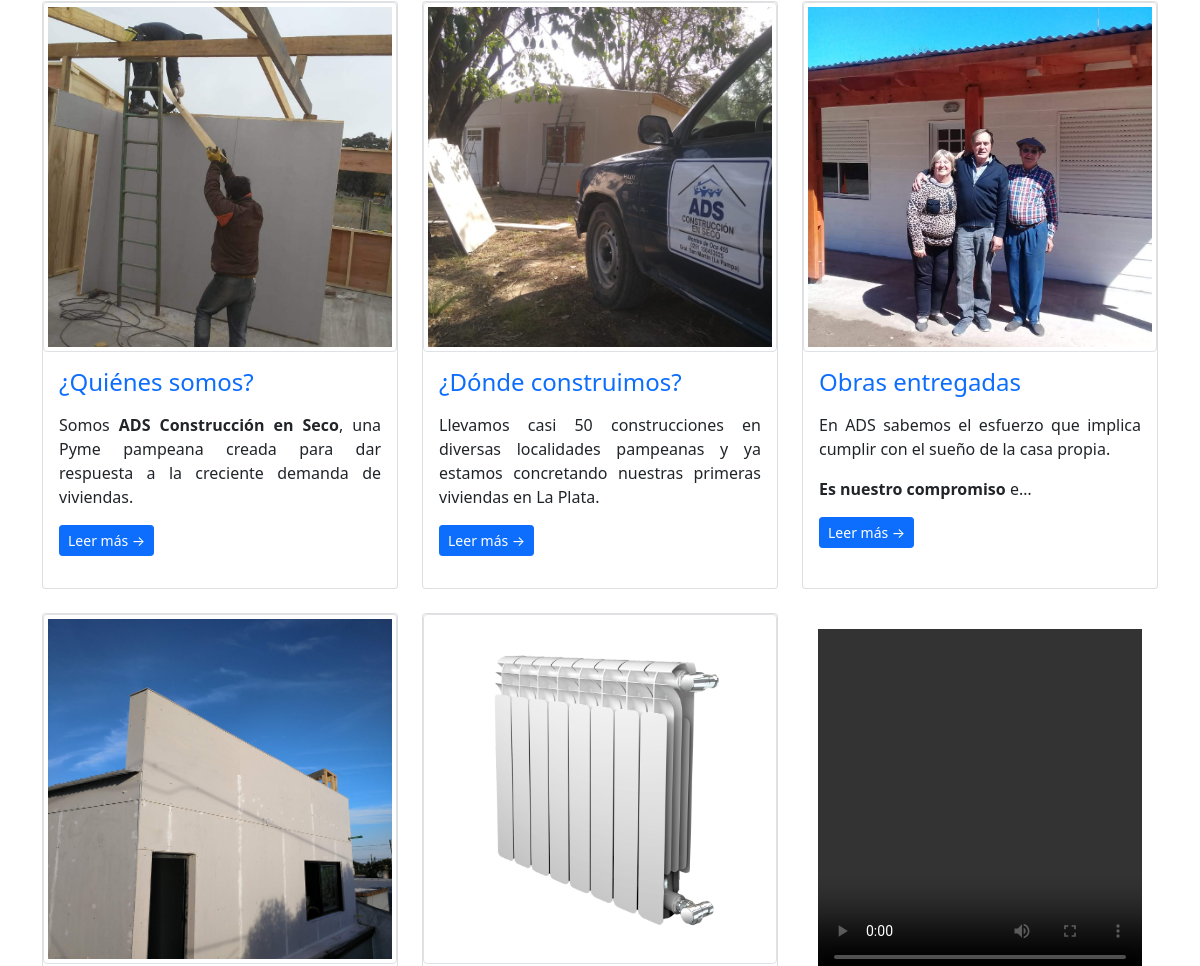
The app's page / (middle part), older data.
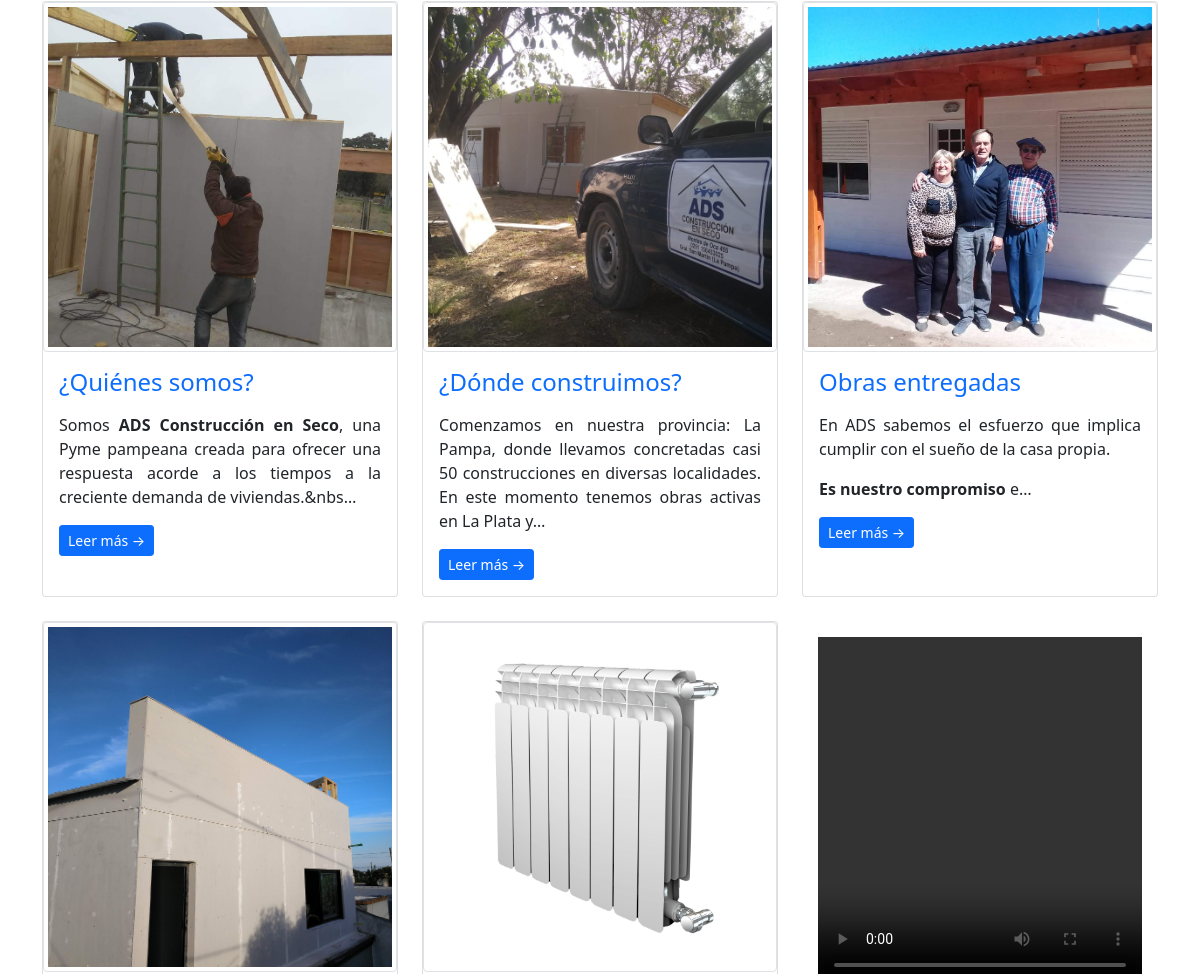
The same page, newer data.
### pages/models.py (models this page shows, shortened)
class Page(models.Model):
    title = models.CharField(max_length=60, verbose_name="Título")
    content = RichTextUploadingField(verbose_name="Contenido", blank=True)
    image = models.ImageField(verbose_name='Imagen', upload_to='images', blank=True, default=None)
    slug = models.SlugField(unique=True, max_length=150, verbose_name="URL amigable")
    order = models.IntegerField(default=0, verbose_name="Orden de página")
    dropdown_one = models.BooleanField(default=False, verbose_name="Menú desplegable uno")
    dropdown_two = models.BooleanField(default=False, verbose_name="Menú desplegable dos")
    gallery = models.BooleanField(default=False, verbose_name="¿Galería?")
    visible = models.BooleanField(verbose_name="¿Visible?")
    created_at = models.DateTimeField(auto_now_add=True, verbose_name="Creado el")
    updated_at = models.DateTimeField(auto_now=True, verbose_name="Actualizado el")
    class Meta:
        verbose_name = "Página"
        verbose_name_plural = "Páginas"

### adsApp/views.py (the view)
# urls.py: path('', views.index, name="index"),
def index(request):
    slider = Slider.objects.all().order_by('order')
    context  = {
        'slider' : slider
    }
    return render(request, 'index.html', context)

### pages/context_processors.py (called while the page is built)
def get_pages(request):
    pages = Page.objects.filter(visible=True).order_by('order').values_list('id', 'title', 'slug', 'dropdown_one', 'dropdown_two', 'content', 'image')
    return {
        'pages': pages
    }

def get_assides(request):
    assides = Asside.objects.values_list('id', 'header', 'title', 'content')
    return {
        'assides': assides
    }

def get_galleries(request):
    galleries = Gallery.objects.values_list('id', 'title', 'description', 'image')
    return {
        'galleries': galleries
    }

def get_galleriesImg(request):
    galleriesImg = GalleryImages.objects.values_list('id', 'image')
    return {
        'galleriesImg': galleriesImg
    }

def get_videos(request):
    videos = Video.objects.values_list('caption', 'video')
    return {
        'videos': videos
    }

def get_articles(request):
    articles = Article.objects.values_list('id', 'title', 'content', 'image')
    return {
        'articles': articles
    }

### adsApp/templates/index.html (shortened to what this page needs)
{% extends 'layout.html' %}
{% block content %}
    {{ block.super }}
{% endblock %}

### adsApp/templates/layout.html (shortened to what this page needs)
{% load static %}
<!doctype html>
<html lang="es">
  <head>
    {% load static %}
    <link rel="stylesheet" type="text/css" href="{% static 'css/main.css' %}"/>
    <link rel="stylesheet" href="{% static 'css/whatsapp.css' %}"/>
    <link href="https://cdn.jsdelivr.net/npm/bootstrap@5.0.2/dist/css/bootstrap.min.css" rel="stylesheet">
    <link rel="stylesheet" href="https://cdn.jsdelivr.net/npm/bootstrap-icons@1.4.0/font/bootstrap-icons.css">
  </head>
  <body>
     <div id="content">
        {% block content %}
              <div class="container pt-4 m-auto">
                <div class="row row-cols-1 row-cols-md-3 g-4">
                    {% for page in pages %}
                        <div class="col">
                          <div class="card h-100">
                            {% if page.6 != 'null' %}
                              <img class="img-fluid img-thumbnail" id="multi" src="/media/{{page.6|default_if_none:'#'}}" alt="Card image cap">
                            {% endif %}
                            <div class="card-body">
                              <a href="{% url 'page' page.2 %}"><h4 class="card-title">{{page.1}}</h4></a>
                                <p class="card-text">{{page.5|safe|truncatechars:200}}</p>
                              <a href="{% url 'page' page.2 %}" class="btn btn-primary btn-sm">Leer más &rarr;</a>
                            </div>
                          </div>
                        </div>
                    {% endfor %}
                    {% for video in videos %}
                    <div class="col">
                      <div class="card-body">
                        <video width="100%" height="350" controls autoplay>
                          <source src="/media/{{video.1}}" type="video/mp4"/>
                        </video>
                      </div>
                    </div>
                    {% endfor %}
                </div>
              </div>
        {% endblock %}
    </div>
     <link rel="stylesheet" href="https://maxcdn.bootstrapcdn.com/font-awesome/4.5.0/css/font-awesome.min.css">
  </body>
  <br>

Row changes from the older to the newer data that the page shows:
changed Page "¿Quiénes somos?": content "Somos ADS Construcción en Seco , una Pyme pampeana creada para dar respuesta a la creciente demanda de viviendas." → "Somos ADS Construcción en Seco , una Pyme pampeana creada para ofrecer una respuesta acorde a los tiempos a la creciente demanda de viviendas.&nbs…"
changed Page "¿Dónde construimos?": content "Llevamos casi 50 construcciones en diversas localidades pampeanas y ya estamos concretando nuestras primeras viviendas en La Plata." → "Comenzamos en nuestra provincia: La Pampa, donde llevamos concretadas casi 50 construcciones en diversas localidades. En este momento tenemos obras activas en La Plata y…"
